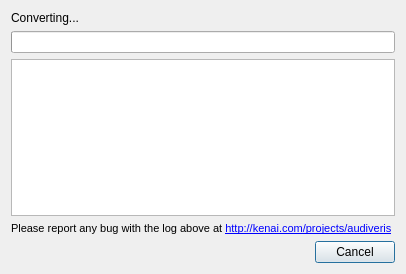
<?xml version="1.0" encoding="UTF-8"?>
<ui version="4.0">
 <class>Dialog</class>
 <widget class="QDialog" name="Dialog">
  <property name="geometry">
   <rect>
    <x>0</x>
    <y>0</y>
    <width>406</width>
    <height>274</height>
   </rect>
  </property>
  <property name="windowTitle">
   <string>Converting...</string>
  </property>
  <property name="modal">
   <bool>true</bool>
  </property>
  <layout class="QVBoxLayout" name="verticalLayout_2">
   <item>
    <widget class="QLabel" name="label">
     <property name="text">
      <string>Converting...</string>
     </property>
    </widget>
   </item>
   <item>
    <widget class="QProgressBar" name="progressBar">
     <property name="value">
      <number>0</number>
     </property>
     <property name="textVisible">
      <bool>false</bool>
     </property>
    </widget>
   </item>
   <item>
    <widget class="QPlainTextEdit" name="logTextEdit"/>
   </item>
   <item>
    <widget class="QLabel" name="label_2">
     <property name="text">
      <string>&lt;!DOCTYPE HTML PUBLIC &quot;-//W3C//DTD HTML 4.0//EN&quot; &quot;http://www.w3.org/TR/REC-html40/strict.dtd&quot;&gt;
&lt;html&gt;&lt;head&gt;&lt;meta name=&quot;qrichtext&quot; content=&quot;1&quot; /&gt;&lt;style type=&quot;text/css&quot;&gt;
p, li { white-space: pre-wrap; }
&lt;/style&gt;&lt;/head&gt;&lt;body style=&quot; font-family:'MS Shell Dlg 2'; font-size:8.25pt; font-weight:400; font-style:normal;&quot;&gt;
&lt;p style=&quot; margin-top:0px; margin-bottom:0px; margin-left:0px; margin-right:0px; -qt-block-indent:0; text-indent:0px;&quot;&gt;&lt;span style=&quot; font-size:8pt;&quot;&gt;Please report any bug with the log above at &lt;/span&gt;&lt;a href=&quot;http://kenai.com/projects/audiveris&quot;&gt;&lt;span style=&quot; text-decoration: underline; color:#0000ff;&quot;&gt;http://kenai.com/projects/audiveris&lt;/span&gt;&lt;/a&gt;&lt;/p&gt;&lt;/body&gt;&lt;/html&gt;</string>
     </property>
     <property name="textFormat">
      <enum>Qt::RichText</enum>
     </property>
     <property name="openExternalLinks">
      <bool>true</bool>
     </property>
    </widget>
   </item>
   <item>
    <layout class="QHBoxLayout" name="horizontalLayout">
     <item>
      <spacer name="horizontalSpacer">
       <property name="orientation">
        <enum>Qt::Horizontal</enum>
       </property>
       <property name="sizeHint" stdset="0">
        <size>
         <width>40</width>
         <height>20</height>
        </size>
       </property>
      </spacer>
     </item>
     <item>
      <widget class="QPushButton" name="cancelButton">
       <property name="text">
        <string>Cancel</string>
       </property>
      </widget>
     </item>
    </layout>
   </item>
  </layout>
 </widget>
 <resources/>
 <connections/>
</ui>
